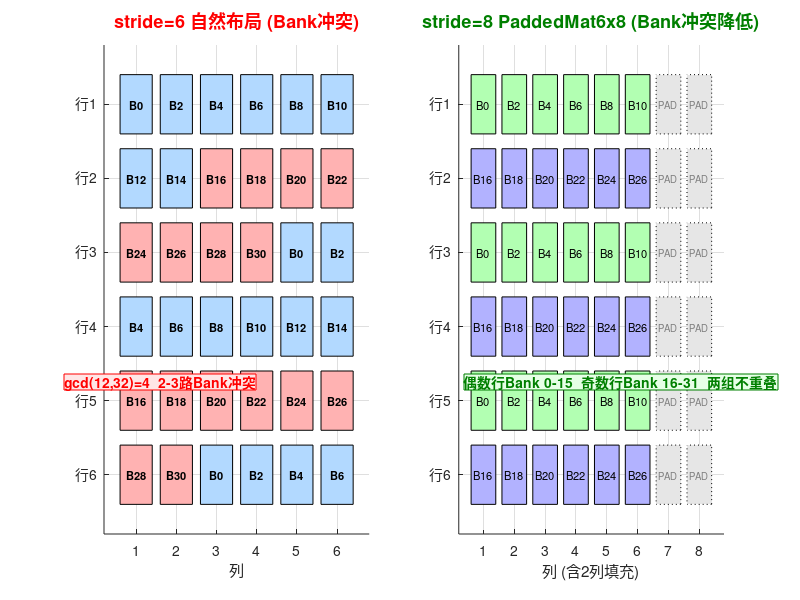

Reproduce this figure in MATLAB. (Note: this script raises an error after producing the figure.)
%% 图10: PaddedMat6x8共享内存Bank冲突降低原理
% 图表类型: 对比示意图 (side-by-side comparison diagram)
% 设计思路:
%   - 左侧: stride=6自然布局, 标注Bank索引(0-31), 红色标注冲突路径
%   - 右侧: stride=8 PaddedMat6x8, 偶数行绿色(Bank 0-15), 奇数行蓝色(Bank 16-31)
%   - 填充列灰色PAD标注
%   - 核心数学: gcd(12,32)=4 → 冲突; gcd(16,32)=16 → 两组Bank集不重叠

clear; close all;

figure('Position', [50 50 1400 650], 'Color', 'w');

% 左侧: stride=6 自然布局
subplot(1,2,1);
hold on;
title('stride=6 自然布局 (Bank冲突)', 'FontSize', 13, 'FontWeight', 'bold', 'Color', 'r');
for r = 1:6
    for c = 1:6
        bank = mod((r-1)*12 + (c-1)*2, 32);
        x = c; y = 7-r;
        if bank < 16
            color = [0.7 0.85 1];
        else
            color = [1 0.7 0.7];
        end
        rectangle('Position', [x-0.4 y-0.4 0.8 0.8], 'FaceColor', color, 'EdgeColor', 'k');
        text(x, y, sprintf('B%d', bank), 'FontSize', 8, 'HorizontalAlignment', 'center', 'FontWeight', 'bold');
    end
end
xlim([0.2 6.8]); ylim([0.2 6.8]);
set(gca, 'XTick', 1:6, 'YTick', 1:6, 'YTickLabel', flip({'行1','行2','行3','行4','行5','行6'}), 'FontSize', 10);
xlabel('列', 'FontSize', 11);
grid on;
annotation('textbox', [0.08 0.35 0.3 0.06], 'String', 'gcd(12,32)=4  2-3路Bank冲突', ...
    'Color', 'r', 'FontSize', 10, 'FontWeight', 'bold', 'EdgeColor', 'r', 'BackgroundColor', [1 0.9 0.9]);

% 右侧: stride=8 填充布局
subplot(1,2,2);
hold on;
title('stride=8 PaddedMat6x8 (Bank冲突降低)', 'FontSize', 13, 'FontWeight', 'bold', 'Color', [0 0.5 0]);
for r = 1:6
    for c = 1:8
        bank = mod((r-1)*16 + (c-1)*2, 32);
        x = c; y = 7-r;
        if c <= 6
            if mod(r,2) == 1
                color = [0.7 1 0.7];
            else
                color = [0.7 0.7 1];
            end
            rectangle('Position', [x-0.4 y-0.4 0.8 0.8], 'FaceColor', color, 'EdgeColor', 'k');
            text(x, y, sprintf('B%d', bank), 'FontSize', 8, 'HorizontalAlignment', 'center');
        else
            rectangle('Position', [x-0.4 y-0.4 0.8 0.8], 'FaceColor', [0.9 0.9 0.9], 'EdgeColor', 'k', 'LineStyle', ':');
            text(x, y, 'PAD', 'FontSize', 7, 'HorizontalAlignment', 'center', 'Color', [0.5 0.5 0.5]);
        end
    end
end
xlim([0.2 8.8]); ylim([0.2 6.8]);
set(gca, 'XTick', 1:8, 'YTick', 1:6, 'YTickLabel', flip({'行1','行2','行3','行4','行5','行6'}), 'FontSize', 10);
xlabel('列 (含2列填充)', 'FontSize', 11);
grid on;
annotation('textbox', [0.58 0.35 0.32 0.06], 'String', '偶数行Bank 0-15  奇数行Bank 16-31  两组不重叠', ...
    'Color', [0 0.5 0], 'FontSize', 10, 'FontWeight', 'bold', 'EdgeColor', [0 0.5 0], 'BackgroundColor', [0.9 1 0.9]);

sgtitle('图10  PaddedMat6x8共享内存Bank冲突降低原理', 'FontSize', 16, 'FontWeight', 'bold');
exportgraphics(gcf, 'fig10_bank_conflict.png', 'Resolution', 300);
disp('图10完成');
